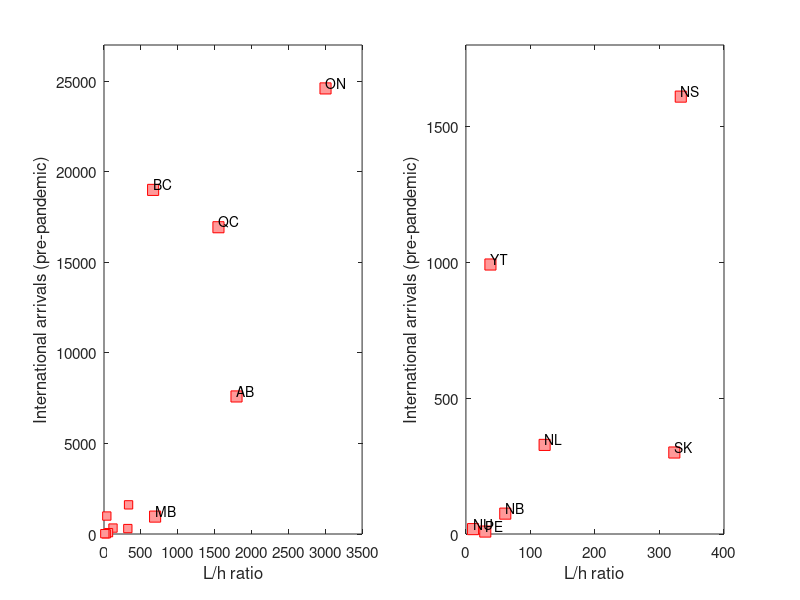

The MATLAB source for this figure:
%------------------------------------------------------------------------
% AUTHORSHIP AND CONTACT
% Original code by Maria M. Martignoni (Memorial University of Newfoundland)
% Contact: mmartignonim@mun.ca
%-------------------------------------------------



close all
clear all

Places = ['St. Johns','Moncton','Halifax','Chalottentown','Whitehorse','Montréal-Pierre-Elliot-Trudeau, Quebec ', ...
     'Toronto International Airport T1','John Diefenbaker Airport, Saskatoon', 'Winnipeg','Vancouver airport', ...
     'Calgary','Iqaluit'];
 Labels = {'NL','NB','NS','PE','YT','QC','ON','SK','MB','BC','AB','NU'};
 Labels_c = {'QC','ON','MB','BC','AB'};
 Labels_c_s = {'NL','NB','NS','PE','YT','SK','NU'};
 
 
 m_pre = [328,75,1610,9,992,16938,24603,300,961,19000,7595,18];
 m_pre_c_s = [328,75,1610,9,992,300,18];
 m_pre_c = [16938,24603,961,19000,7595];

 m_post = [32,3, 67,  1,10,  1170,1801, 1,  21, 1016, 323, 2];
 
 L = [122, 61,333,30,38,1552,3004,323,693,666,1797,11];
 L_c_s = [122, 61,333,30,38,323,11];
 L_c = [1552,3004,693,666,1797];

 
 figure(1)
 subplot(1,2,1)
 plot(L_c,m_pre_c,'s','MarkerSize',8,...
    'MarkerEdgeColor','red',...
    'MarkerFaceColor',[1 .6 .6])
 text(L_c,m_pre_c,Labels_c,'VerticalAlignment','bottom','HorizontalAlignment','left')
 xlabel('L/h ratio')
 ylabel('International arrivals (pre-pandemic)')
 hold on
 plot(L_c_s,m_pre_c_s,'s','MarkerSize',6,...
    'MarkerEdgeColor','red',...
    'MarkerFaceColor',[1 .6 .6])
 axis([0 3500 0 27000])
set(gca,'FontSize',11)
subplot(1,2,2)
 plot(L_c_s,m_pre_c_s,'s','MarkerSize',8,...
    'MarkerEdgeColor','red',...
    'MarkerFaceColor',[1 .6 .6])
xlabel('L/h ratio')
 ylabel('International arrivals (pre-pandemic)')
set(gca,'FontSize',11)
axis([0 400 0 1800])
  text(L_c_s,m_pre_c_s,Labels_c_s,'VerticalAlignment','bottom','HorizontalAlignment','left')
 